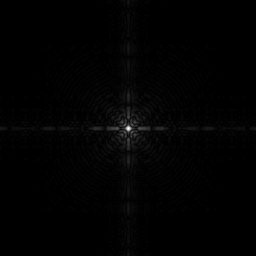
#> input picture dijital_goruntu_isleme/yogunluk_donusumleri/fotograflar/fourier_spectrum.tif, 256 x 256 px
$ python yogunluk_donusumleri.py
#> lines starting #> are read from the running program, lines starting #| are printed output that depends on the picture
#> further down, foto is the input picture: shape (256, 256); min 0, max 255, mean 2.1
### dijital_goruntu_isleme/yogunluk_donusumleri/utils.py
import numpy as np


def stack(*args):
    return np.hstack(args)


def rescale(foto):
    s = foto.astype(float)
    s -= np.min(s)
    s /= np.max(s)
    return (s*255).astype(np.uint8)

### dijital_goruntu_isleme/yogunluk_donusumleri/yogunluk_donusumleri.py
import cv2
import matplotlib.pyplot as plt
import numpy as np

from utils import stack, rescale


def fotograf_negatifi(foto):
    L = np.max(foto) # 255
#> L = 255
    negatif_foto = L - foto
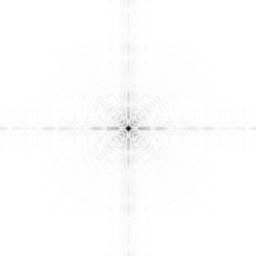
#> negatif_foto: shape (256, 256); min 0, max 255, mean 252.9
    return negatif_foto


def log_donusumu(r, c):
#> called with c = 1
    r = r.astype(float)
    s = c*np.log(1 + r)
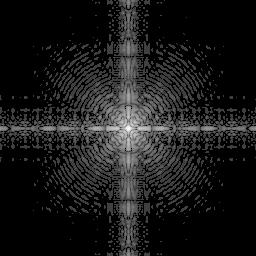
#> s: shape (256, 256) float64; min 0, max 5.55, mean 0.56; drawn with min black and max white
    s = rescale(s)
    return s


foto = cv2.imread("./fotograflar/fourier_spectrum.tif", 0)
negatif_foto = fotograf_negatifi(foto)
log_foto = log_donusumu(foto, c=1)

yan_yana_negatif = stack(foto, negatif_foto)
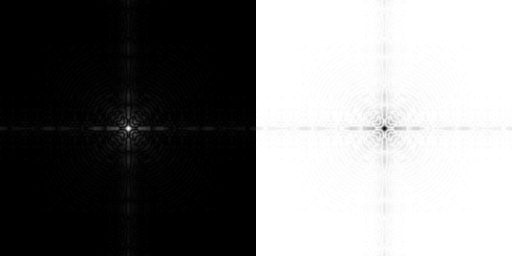
#> yan_yana_negatif: shape (256, 512); min 0, max 255, mean 127.5
yan_yana_log = stack(foto, log_foto)
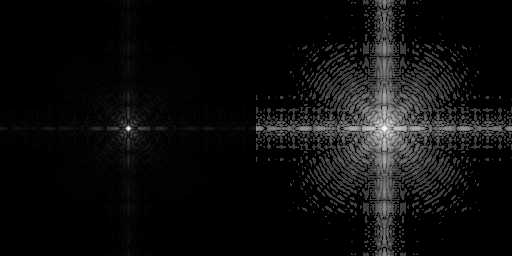
#> yan_yana_log: shape (256, 512); min 0, max 255, mean 13.8

print("log min: ", np.min(log_foto))
#| log min:  0
print("log max: ", np.max(log_foto))
#| log max:  255


plt.imshow(yan_yana_log, cmap="gray")
plt.show()

$ run again, with dijital_goruntu_isleme/yogunluk_donusumleri/fotograflar/mri.tif copied over dijital_goruntu_isleme/yogunluk_donusumleri/fotograflar/fourier_spectrum.tif
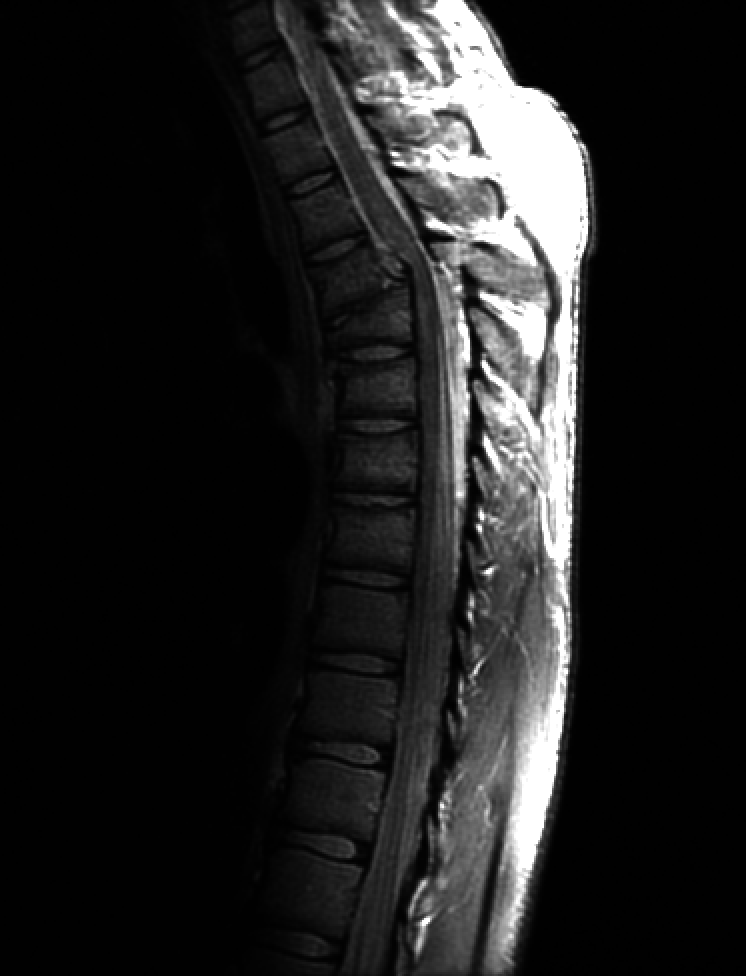
#> input picture dijital_goruntu_isleme/yogunluk_donusumleri/fotograflar/mri.tif, 746 x 976 px
#> foto is the input picture: shape (976, 746); min 0, max 255, mean 32.6
#> L = 255
#> in log_donusumu, `s = c*np.log(1 + r)`:
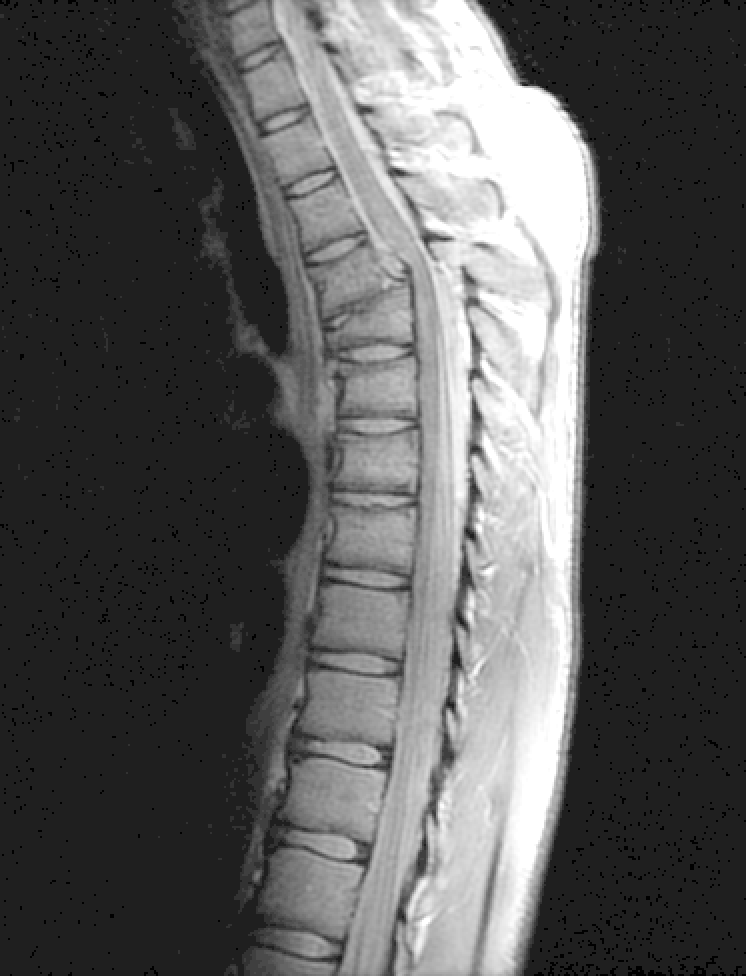
#> s: shape (976, 746) float64; min 0, max 5.55, mean 1.94; drawn with min black and max white
#> `yan_yana_log = stack(foto, log_foto)`:
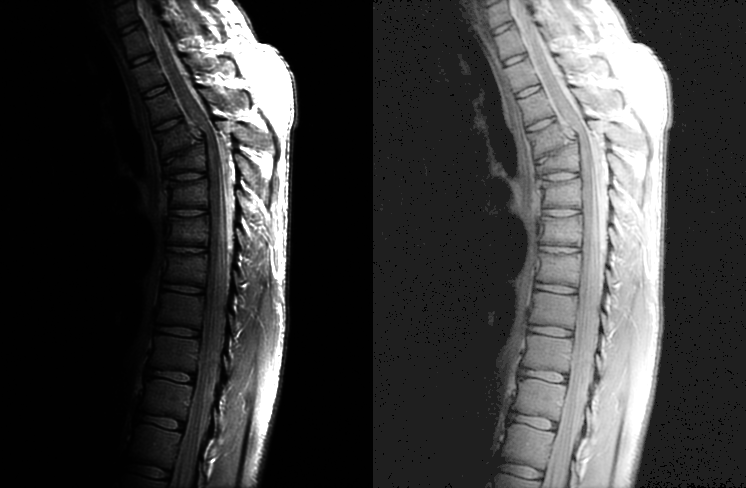
#> yan_yana_log: shape (976, 1492) (shown at 1/2 size); min 0, max 255, mean 60.5
#| log min:  0
#| log max:  255
